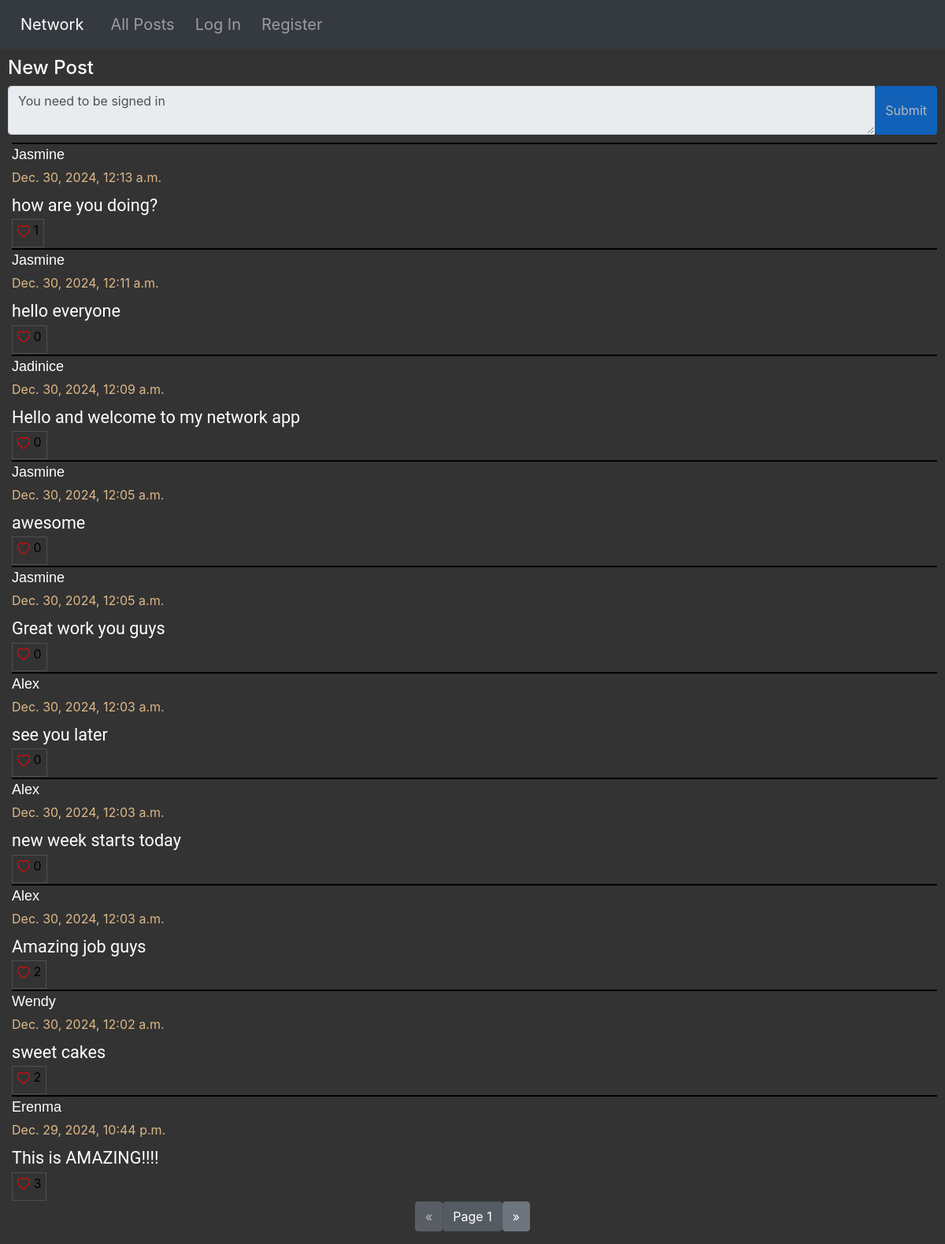
The page / on the database its author committed.
### network/models.py (models this page shows, shortened)
class Posts(models.Model):
    content = models.TextField(blank=False)
    user = models.ForeignKey(User, on_delete=models.CASCADE, related_name="user_posts")
    like = models.IntegerField(default=0)
    time = models.DateTimeField(auto_now_add=True)

class User(AbstractUser):
    pass

### network/views.py (the view)
# urls.py: path("", views.index, name="index"),
def index(request):
    posts = get_page(1)
    liked_posts = liked_list(posts, request.user)
    return render(request, "network/index.html", {
        "posts": posts,
        "liked_posts": liked_posts,
        "pages": "page"
    })

### network/views.py (called while the page is built)
def liked_list(posts, user):
    liked_posts = []
    for post in posts:
        for p in post.liked_usr.all():
            for usr in p.liked_users.all():
                if usr == user:
                    liked_posts.append(post.id)
    return liked_posts

def get_page(page_id):
    posts = Posts.objects.all().order_by('-time')
    return Paginator(posts, 10).page(page_id)

### network/templates/network/index.html (shortened to what this page needs)
{% extends "network/layout.html" %}
{% load static %}
{% block body %}
    <div id="all_posts">
        {% if request.user.is_authenticated %}
            <div id="post-form">
                <h4>New Post</h4>
                <form action="{% url 'new-post' %}" method="POST">
                    {% csrf_token %}
                    <div class="input-group">
                        <textarea class="form-control" aria-label="With textarea" name="content"></textarea>
                        <input type="submit" class="btn btn-info" value="Submit">
                    </div>
                </form>
            </div>
        {% else %}
        <div id="post-form">
            <h4>New Post</h4>
            <form>
                <div class="input-group">
                    <textarea class="form-control" aria-label="With textarea" name="content" disabled>You need to be signed in</textarea>
                    <input type="submit" class="btn btn-primary" disabled value="Submit">
                </div>
            </form>
        </div>
        {% endif %}
        <div id="posts">
            {% for post in posts %}
                <div class="post-item post-content" id="post-item-{{ post.id }}">
                        <p class="post-user">
                            <a href="{% url 'user-posts' post.user.id 1 %}" class="post-user"> {{ post.user }}</a>
                        </p>
                        <label class="time-data">{{ post.time }}</label>
                        <br/>
                        <div class="post-text" id="post-text-{{ post.id }}">{{ post.content }}</div>
                        {% if user.is_authenticated %}
                            {% if post.id in liked_posts %}
                                <div id="like-btn-{{ post.id }}">
                                    <button class="like-btn" onclick="like_post('{{ post.id }}');">
                                        <svg xmlns="http://www.w3.org/2000/svg" width="16" height="16" fill="red" class="bi bi-heart-fill" viewBox="0 0 16 16">
                                            <path fill-rule="evenodd" d="M8 1.314C12.438-3.248 23.534 4.735 8 15-7.534 4.736 3.562-3.248 8 1.314z"/>
                                        </svg>
                                        <label class="bi-heart" id="like-no-{{ post.id }}">{{ post.like }}</label>
                                    </button>
                                </div>
                            {% else %}
                                <div id="like-btn-{{ post.id }}">
                                    <button class="like-btn" onclick="like_post('{{ post.id }}');">
                                        <svg xmlns="http://www.w3.org/2000/svg" width="16" height="16" fill="red" class="bi bi-heart" viewBox="0 0 16 16">
                                            <path d="m8 2.748-.717-.737C5.6.281 2.514.878 1.4 3.053c-.523 1.023-.641 2.5.314 4.385.92 1.815 2.834 3.989 6.286 6.357 3.452-2.368 5.365-4.542 6.286-6.357.955-1.886.838-3.362.314-4.385C13.486.878 10.4.28 8.717 2.01L8 2.748zM8 15C-7.333 4.868 3.279-3.04 7.824 1.143c.06.055.119.112.176.171a3.12 3.12 0 0 1 .176-.17C12.72-3.042 23.333 4.867 8 15z"/>
                                        </svg>
                                        <label class="bi-heart" id="like-no-{{ post.id }}">{{ post.like }}</label>
                                    </button>
                                </div>
                            {% endif %}
                        {% else %}
                        <div id="like-btn-{{ post.id }}">
                            <button class="like-btn" onclick="alert('You must me signed in to like posts');">
                                <label class="bi-heart" id="like-no-{{ post.id }}">{{ post.like }}</label>
                            </button>
                        </div>
                        {% endif %}
                </div>
            {% endfor %}
        </div>
    </div>
    <nav aria-label="Page navigation">
            <ul class="pagination justify-content-center">
            {% if posts.has_previous %}
            <li>
                <a href="{% url pages posts.previous_page_number %}">
                <button class="btn btn-secondary"> &laquo; </button>
                </a>
            </li>
            {% else %}
            <li>
                <button class="btn btn-secondary" disabled> &laquo; </button>
            </li>
            {% endif %}
            <li>
                <a href="#">
                    <button class="btn btn-secondary active">Page {{ posts.number }}</button>
                </a>
            </li>
            {% if posts.has_next %}
            <li>
                <a href="{% url pages posts.next_page_number %}">
                    <button class="btn btn-secondary"> &raquo; </button>
                </a>
            </li>
            {% else %}
                <li>
                    <button class="btn btn-secondary" disabled> &raquo; </button>
                </li>
            {% endif %}
            </ul>
    </nav>
{% endblock %}

### network/templates/network/layout.html (shortened to what this page needs)
{% load static %}
<!DOCTYPE html>
<html lang="en">
    <head>
        <link rel="stylesheet" href="https://stackpath.bootstrapcdn.com/bootstrap/4.4.1/css/bootstrap.min.css">
        <link href="{% static 'network/styles.css' %}" rel="stylesheet">
    </head>
    <body>
        <nav class="navbar navbar-expand-lg navbar-dark bg-dark" id="bar">
            <a class="navbar-brand" href="#">Network</a>
            <div>
              <ul class="navbar-nav mr-auto">
                <li class="nav-item">
                  <a class="nav-link" href="{% url 'index' %}">All Posts</a>
                </li>
                {% if user.is_authenticated %}
                    <li class="nav-item">
                        <a class="nav-link" href="{% url 'following' 1 %}">Following</a>
                    </li>
                    <li class="nav-item">
                        <a class="nav-link" href="{% url 'logout' %}">Log Out</a>
                    </li>
                {% else %}
                    <li class="nav-item">
                        <a class="nav-link" href="{% url 'login' %}">Log In</a>
                    </li>
                    <li class="nav-item">
                        <a class="nav-link" href="{% url 'register' %}">Register</a>
                    </li>
                {% endif %}
              </ul>
            </div>
          </nav>
        <div class="body">
            {% block body %}
            {% endblock %}
        </div>
    </body>
</html>

### network/static/network/styles.css (style rules this page uses)
body { background-color: #333333; color: black; }
#bar { color: gray; }
.navbar-nav { display: flex; flex-direction: row; }
.nav-item, .navbar-brand { padding-left: 10px; font-size: 20px; }
#post-form { color: white; margin: 10px; }
#posts { margin-left: 10px; margin-right: 10px; }
.post-item { border-top: 2px solid black; font-size: large; }
.post-content { color: white; margin-left: 5px; margin-bottom: 1px; }
.time-data { color: burlywood; font-size: medium; margin-top: 1px; }
.like-btn { background-color: transparent; border: 1px solid #505050; font-size: medium; }
.post-text { font-family: Roboto; font-size: larger; margin-bottom: 1px; }
.post-user { color: white; font-family: Verdana, Geneva, Tahoma, sans-serif; text-transform: capitalize; font-size: large; margin-bottom: 1px; }

### rows shown on the page
Posts: user "Jasmine", time "Dec. 30, 2024, 12:13 a.m.", content "how are you doing?", like "1"
Posts: user "Jasmine", time "Dec. 30, 2024, 12:11 a.m.", content "hello everyone", like "0"
Posts: user "Jadinice", time "Dec. 30, 2024, 12:09 a.m.", content "Hello and welcome to my network app", like "0"
Posts: user "Jasmine", time "Dec. 30, 2024, 12:05 a.m.", content "awesome", like "0"
Posts: user "Jasmine", time "Dec. 30, 2024, 12:05 a.m.", content "Great work you guys", like "0"
Posts: user "Alex", time "Dec. 30, 2024, 12:03 a.m.", content "see you later", like "0"
Posts: user "Alex", time "Dec. 30, 2024, 12:03 a.m.", content "new week starts today", like "0"
Posts: user "Alex", time "Dec. 30, 2024, 12:03 a.m.", content "Amazing job guys", like "2"
Posts: user "Wendy", time "Dec. 30, 2024, 12:02 a.m.", content "sweet cakes", like "2"
Posts: user "Erenma", time "Dec. 29, 2024, 10:44 p.m.", content "This is AMAZING!!!!", like "3"

### other values the page prints
{{ posts.number }} "1"
